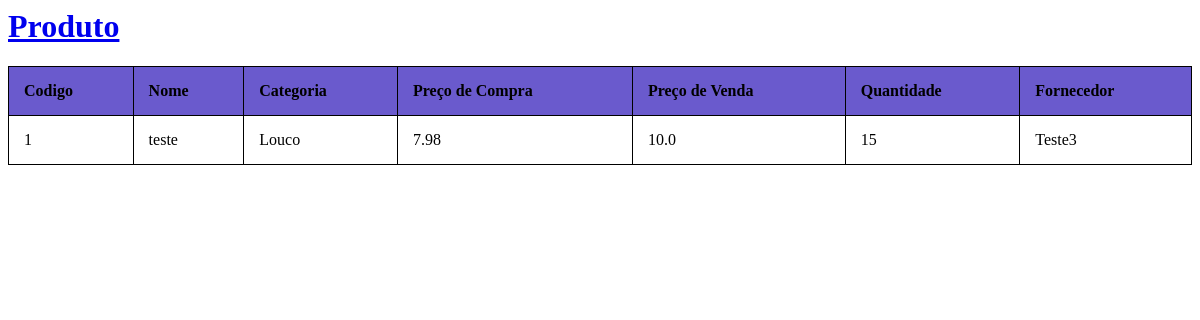
The page /produto/lista/ on the database as committed earlier.
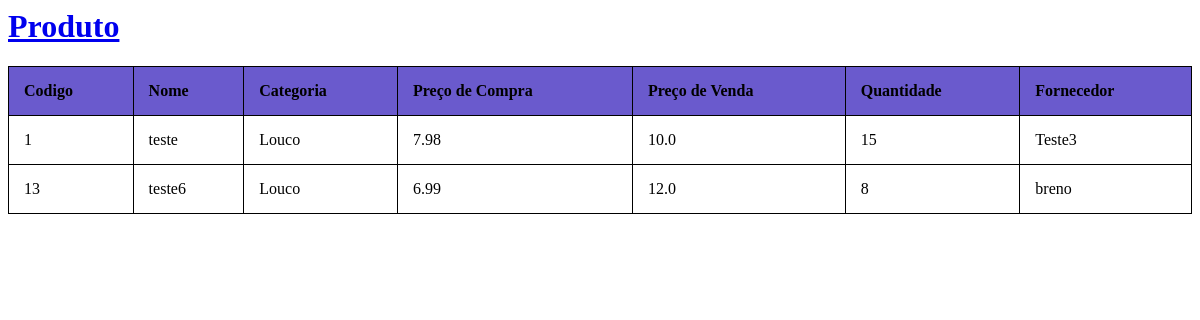
The same page on the database as committed later.
### produto/models.py (models this page shows, shortened)
class Produto(models.Model):
    codigoProduto =  models.AutoField(primary_key=True)
    fkCategoria = models.ForeignKey(Categoria, on_delete=models.CASCADE)
    precoCompra = models.FloatField(null=True, blank=False)
    name = models.CharField(max_length=50, blank=False)
    precoVenda = models.FloatField(null=True, blank=False)
    qtde = models.IntegerField(null=True, blank=False)
    fornecedor = models.CharField(max_length=50, blank=False)

### categoria/models.py (models this page shows)
class Categoria(models.Model):
    codigoCategoria =  models.AutoField(primary_key=True)
    name = models.CharField(max_length=50, blank=False)
    def __str__(self):
        return self.name

### produto/views.py (the view)
# urls.py: path('lista/', views.lista_produto, name='lista_produto'),
def lista_produto(request):
    produto = Produto.objects.all()
    contexto = {
      'produto': produto
    }
    return render(request, "produto/listar_produto.html", contexto)

### ERP/templates/produto/listar_produto.html (shortened to what this page needs)
<div>
    <h1><a href="/produto/">Produto</a></h1>
</div>
<div>
<table style="width:100%">
  <tr BGCOLOR=SlateBlue>
    <th>Codigo</th>
    <th>Nome</th>
    <th>Categoria</th>
    <th>Preço de Compra</th>
    <th>Preço de Venda</th>
    <th>Quantidade</th>
    <th>Fornecedor</th>
  </tr>
  {% for p in produto %}
  <tr>
    <td>{{p.codigoProduto}}</td>
    <td>{{ p.name}}</td>
    <td>{{ p.fkCategoria}}</td>
    <td>{{ p.precoCompra}}</td>
    <td>{{ p.precoVenda}}</td>
    <td>{{ p.qtde}}</td>
    <td>{{ p.fornecedor}}</td>
  </tr>
  {% endfor %}
</table>
</div>

### ERP/templates/produto/listar_produto.html (style rules this page uses)
table, th, td { border: 1px solid black; border-collapse: collapse; }
th, td { padding: 15px; text-align: left; }

Rows that differ between the two databases and show on the page:
added Produto: codigoProduto "13", name "teste6", fkCategoria "Louco", precoCompra "6.99", precoVenda "12.0", qtde "8", fornecedor "breno"
